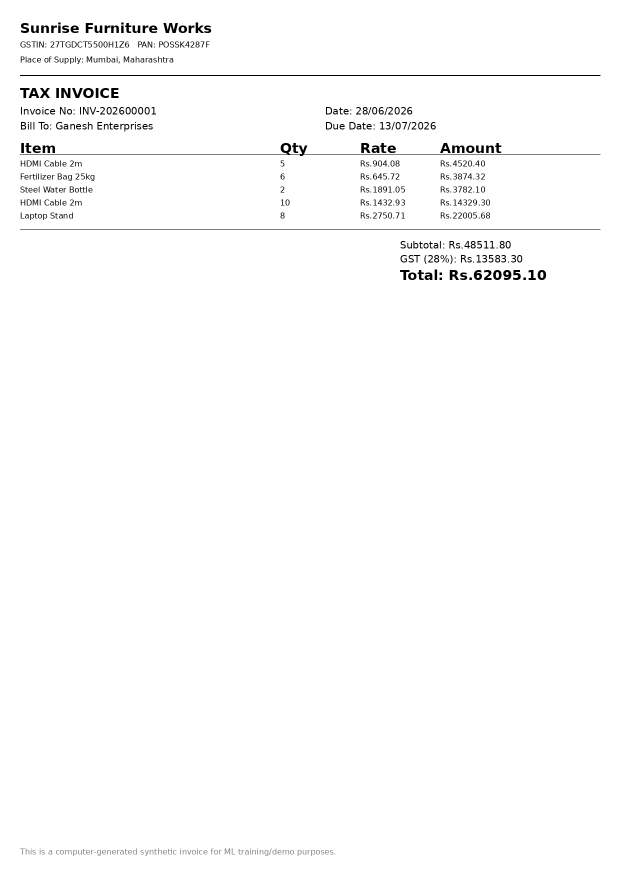
#> input picture sample_docs/invoice_00001.png, 1240 x 1754 px (shown at 1/2 size)
$ python -i preprocessing.py   (imports and definitions only)
#> lines starting #> are read from the running program, lines starting #| are printed output that depends on the picture; after the words box and inside, x2 and y2 are one past the last pixel; in counts of white or black regions, pixels touching at a corner belong together
#> further down, picture is the input picture: PIL image 1240x1754 RGB; min 0, max 255, mean 251.5
"""Bounded PDF/image decoding and conservative scan cleanup."""
import io
import os
import numpy as np
import cv2
# [1 line not run here, left out]
from PIL import Image, ImageOps, ImageSequence
from pdf2image import convert_from_bytes, pdfinfo_from_bytes

MAX_PAGES = int(os.getenv('MAX_PAGES', '20'))
MAX_PIXELS = int(os.getenv('MAX_IMAGE_PIXELS', '25000000'))
Image.MAX_IMAGE_PIXELS = MAX_PIXELS

def load_pages(file_bytes, filename):
    if not file_bytes:
        raise ValueError('The uploaded file is empty')
    if filename.lower().endswith('.pdf'):
        if not file_bytes.lstrip().startswith(b'%PDF-'):
            raise ValueError('File contents are not a PDF')
        info = pdfinfo_from_bytes(file_bytes, timeout=20)
        count = int(info['Pages'])
        if count > MAX_PAGES:
            raise ValueError(f'Document exceeds {MAX_PAGES} pages')
        return convert_from_bytes(file_bytes, dpi=180, first_page=1, last_page=count,
                                  timeout=90, thread_count=1, size=2200)
    pages = []
    with Image.open(io.BytesIO(file_bytes)) as image:
        if getattr(image, 'n_frames', 1) > MAX_PAGES:
            raise ValueError(f'Document exceeds {MAX_PAGES} pages')
        for frame in ImageSequence.Iterator(image):
            if frame.width * frame.height > MAX_PIXELS:
                raise ValueError('Image exceeds pixel limit')
            pages.append(ImageOps.exif_transpose(frame).convert('RGB'))
    return pages

def deskew(pil_img):
    gray = np.asarray(pil_img.convert('L'))
    mask = cv2.threshold(gray, 0, 255, cv2.THRESH_BINARY_INV | cv2.THRESH_OTSU)[1]
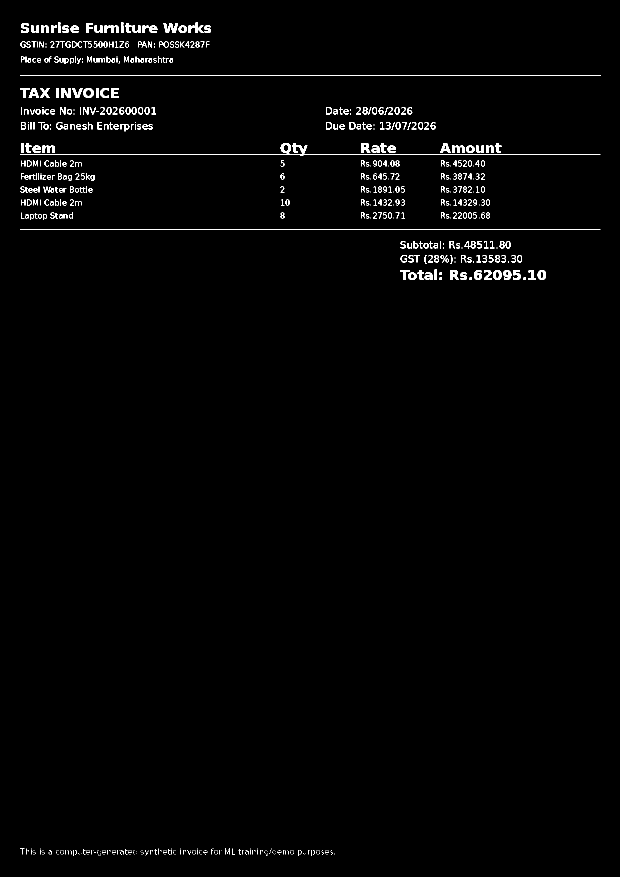
#> mask: shape (1754, 1240) (shown at 1/2 size); 1.4% white; 698 white regions (312 under 20 px), largest, box (x1, y1, x2, y2) and area: (40, 150, 1201, 152) 2322, (40, 286, 1201, 312) 1717, (40, 458, 1201, 459) 1161
    points = cv2.findNonZero(mask)
#> points = contour of 30555 points, box (x1, y1, x2, y2) (40, 45, 1201, 1712), area 262622
    if points is None or len(points) < 20:
        return pil_img
    angle = cv2.minAreaRect(points)[-1]
#> angle = -90
    if angle > 45:
        angle -= 90
    if abs(angle) < .5 or abs(angle) > 12:
        return pil_img
    h, w = gray.shape
    matrix = cv2.getRotationMatrix2D((w / 2, h / 2), angle, 1)
    return Image.fromarray(cv2.warpAffine(np.asarray(pil_img), matrix, (w, h),
                           flags=cv2.INTER_CUBIC, borderMode=cv2.BORDER_CONSTANT, borderValue=(255,255,255)))

def denoise(pil_img):
    gray = np.asarray(pil_img.convert('L'))
    gray = cv2.fastNlMeansDenoising(gray, None, 5, 7, 21)
    return Image.fromarray(cv2.createCLAHE(clipLimit=2, tileGridSize=(8,8)).apply(gray)).convert('RGB')

def preprocess_page(pil_img, max_dim=2200):
    image = pil_img.copy()
    image.thumbnail((max_dim, max_dim), Image.Resampling.LANCZOS)
    return deskew(denoise(image))

>>> from PIL import Image
>>> picture = Image.open('../sample_docs/invoice_00001.png')
>>> result = preprocess_page(picture)
